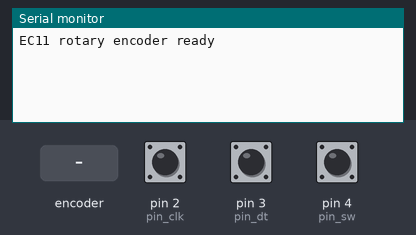
Bench run of a sketch on a simulated Arduino Uno, built with avr-gcc and run on an emulated ATmega328P. Shown: the last lines printed to the serial monitor. The inputs (shaded band) are chosen by the test bench; at power-on: pin 4 (pin_sw) HIGH, pin 2 (pin_clk) HIGH, pin 3 (pin_dt) HIGH.

Above: at 1.2 s.
1.3 s: rotary encoder on pin 2 (pin_clk) / pin 3 (pin_dt) turned 1 step (first pin leading)
At 1.9 s:
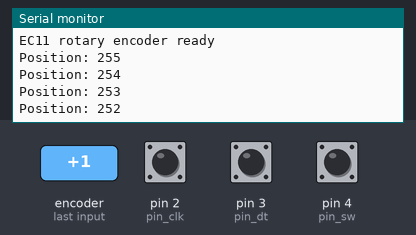
3.0 s: pin 4 (pin_sw) pulled LOW for 0.15 s
At 4.0 s:
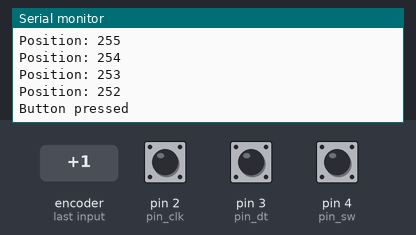
4.6 s: rotary encoder on pin 2 (pin_clk) / pin 3 (pin_dt) turned 1 step (first pin leading)
At 5.6 s:
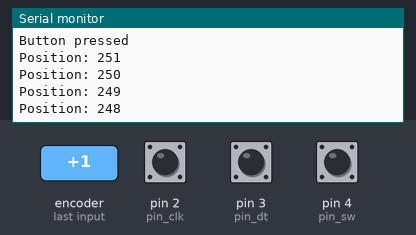
Timing chart, 0 to 7.6 s (numbered marks = the images above; inputs shaded):
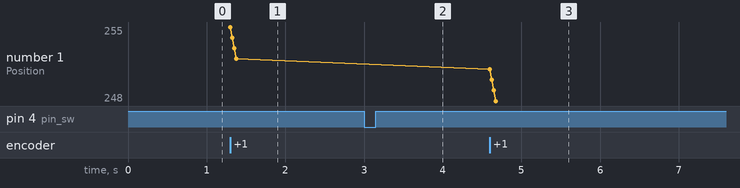

Measured:
- after the input at 1.3 s, the serial monitor: prints a new line at once (image 1)
- after the input at 3.0 s, the serial monitor: prints a new line at once (image 2)
- after the input at 4.6 s, the serial monitor: prints a new line at once (image 3)
- plotted number 1: 252 → 248 after the input at 4.6 s

The sketch:

encoder_test.ino
```cpp
const int pin_clk = 2;   // EC11 A
const int pin_dt = 3;   // EC11 B
const int pin_sw = 4;  // EC11 button (optional)

volatile int8_t direction = 0;
volatile uint8_t position = 0;
volatile uint8_t last_state = 0;

int8_t turn_direction(uint8_t transition) {
	// Valid quadrature transitions (bounce-tolerant)
	if (transition == 0b0001 || transition == 0b0111 || transition == 0b1110 || transition == 0b1000)
		return 1;
	else if (transition == 0b0010 || transition == 0b0100 || transition == 0b1101 || transition == 0b1011)
		return -1;
	return 0;
}

void isr() {
	uint8_t clk = digitalRead(pin_clk);
	uint8_t dt = digitalRead(pin_dt);
	uint8_t state = (clk << 1) | dt;

	int8_t direction = turn_direction((last_state << 2) | state);

	// if (cw && value < 255) value++;
	// if (ccw && value > 0)  value--;
	if (direction > 0) {
		position++;
		// Serial.print(" cw: ");
		// Serial.println(position/4.0);
	} else if (direction < 0) {
		position--;
		// Serial.print("ccw: ");
		// Serial.println(position/4.0);
	}

	last_state = state;
}

void setup() {
	pinMode(pin_clk, INPUT_PULLUP);
	pinMode(pin_dt, INPUT_PULLUP);
	pinMode(pin_sw, INPUT_PULLUP);  // optional button

	last_state = (digitalRead(pin_clk) << 1) | digitalRead(pin_dt);

	attachInterrupt(digitalPinToInterrupt(pin_clk), isr, CHANGE);
	attachInterrupt(digitalPinToInterrupt(pin_dt), isr, CHANGE);

	Serial.begin(115200);
	Serial.println("EC11 rotary encoder ready");
}

void loop() {
	static long lastPos = 0;
	static bool lastButton = HIGH;

	// --- Encoder position ---
	if (position != lastPos) {
		noInterrupts();
		long p = position;
		interrupts();

		Serial.print("Position: ");
		Serial.println(p);

		lastPos = p;
	}

	// --- Optional button handling ---
	bool button = digitalRead(pin_sw);

	if (button == LOW && lastButton == HIGH) {
		Serial.println("Button pressed");
	}

	lastButton = button;
}
```
